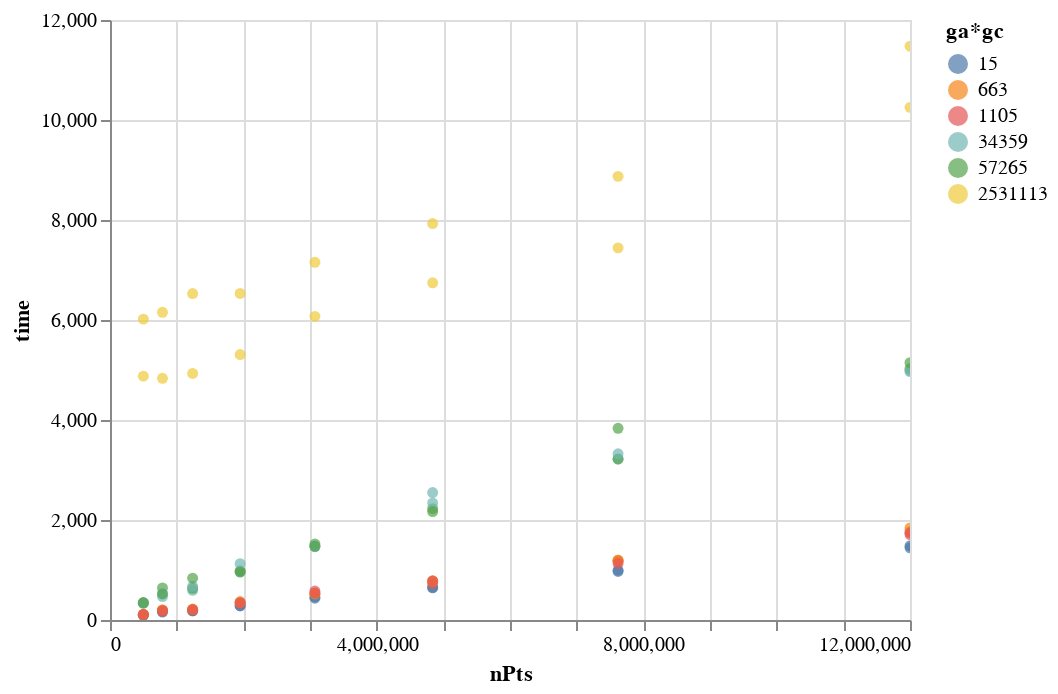

Notebook cell for this chart:
### Code cell
alt.Chart(color_bar).mark_circle().encode(
    y = "time",
    x = "nPts",
    color = alt.Color("ga*gc",type="nominal")
).interactive()

### Figure 1 — Vega-Lite specification as saved in the notebook (floating-point values rounded to 4 significant figures)
{"config": {"view": {"continuousWidth": 400, "continuousHeight": 300}}, "data": {"name": "data-1de8e422b7aa33b30b91995d06241639"}, "mark": "circle", "encoding": {"color": {"type": "nominal", "field": "ga*gc"}, "x": {"type": "quantitative", "field": "nPts"}, "y": {"type": "quantitative", "field": "time"}}, "selection": {"selector011": {"type": "interval", "bind": "scales", "encodings": ["x", "y"]}}, "$schema": "https://vega.github.io/schema/vega-lite/v4.8.1.json", "datasets": {"data-1de8e422b7aa33b30b91995d06241639": [{"nPts": 499999, "mark": "bar", "time": 95.47, "G_axes": 3, "G_color": 5, "ga*gc": 15}, {"nPts": 499999, "mark": "bar", "time": 112.7, "G_axes": 3, "G_color": 221, "ga*gc": 663}, {"nPts": 499999, "mark": "bar", "time": 332.7, "G_axes": 3, "G_color": 11453, "ga*gc": 34359}, {"nPts": 499999, "mark": "bar", "time": 93.3, "G_axes": 5, "G_color": 3, "ga*gc": 15}, {"nPts": 499999, "mark": "bar", "time": 114.8, "G_axes": 5, "G_color": 221, "ga*gc": 1105}, {"nPts": 499999, "mark": "bar", "time": 341.8, "G_axes": 5, "G_color": 11453, "ga*gc": 57265}, {"nPts": 499999, "mark": "bar", "time": 109.6, "G_axes": 221, "G_color": 3, "ga*gc": 663}, {"nPts": 499999, "mark": "bar", "time": 109.7, "G_axes": 221, "G_color": 5, "ga*gc": 1105}, {"nPts": 499999, "mark": "bar", "time": 4877.0, "G_axes": 221, "G_color": 11453, "ga*gc": 2531113}, {"nPts": 499999, "mark": "bar", "time": 343.3, "G_axes": 11453, "G_color": 3, "ga*gc": 34359}, {"nPts": 499999, "mark": "bar", "time": 348.2, "G_axes": 11453, "G_color": 5, "ga*gc": 57265}, {"nPts": 499999, "mark": "bar", "time": 6018.0, "G_axes": 11453, "G_color": 221, "ga*gc": 2531113}, {"nPts": 787305, "mark": "bar", "time": 174.0, "G_axes": 3, "G_color": 5, "ga*gc": 15}, {"nPts": 787305, "mark": "bar", "time": 198.6, "G_axes": 3, "G_color": 221, "ga*gc": 663}, {"nPts": 787305, "mark": "bar", "time": 468.2, "G_axes": 3, "G_color": 11453, "ga*gc": 34359}, {"nPts": 787305, "mark": "bar", "time": 158.6, "G_axes": 5, "G_color": 3, "ga*gc": 15}, {"nPts": 787305, "mark": "bar", "time": 176.9, "G_axes": 5, "G_color": 221, "ga*gc": 1105}, {"nPts": 787305, "mark": "bar", "time": 642.1, "G_axes": 5, "G_color": 11453, "ga*gc": 57265}, {"nPts": 787305, "mark": "bar", "time": 201.1, "G_axes": 221, "G_color": 3, "ga*gc": 663}, {"nPts": 787305, "mark": "bar", "time": 185.6, "G_axes": 221, "G_color": 5, "ga*gc": 1105}, {"nPts": 787305, "mark": "bar", "time": 4835.0, "G_axes": 221, "G_color": 11453, "ga*gc": 2531113}, {"nPts": 787305, "mark": "bar", "time": 530.0, "G_axes": 11453, "G_color": 3, "ga*gc": 34359}, {"nPts": 787305, "mark": "bar", "time": 520.1, "G_axes": 11453, "G_color": 5, "ga*gc": 57265}, {"nPts": 787305, "mark": "bar", "time": 6154.0, "G_axes": 11453, "G_color": 221, "ga*gc": 2531113}, {"nPts": 1239698, "mark": "bar", "time": 183.2, "G_axes": 3, "G_color": 5, "ga*gc": 15}, {"nPts": 1239698, "mark": "bar", "time": 219.4, "G_axes": 3, "G_color": 221, "ga*gc": 663}, {"nPts": 1239698, "mark": "bar", "time": 592.2, "G_axes": 3, "G_color": 11453, "ga*gc": 34359}, {"nPts": 1239698, "mark": "bar", "time": 184.5, "G_axes": 5, "G_color": 3, "ga*gc": 15}, {"nPts": 1239698, "mark": "bar", "time": 204.7, "G_axes": 5, "G_color": 221, "ga*gc": 1105}, {"nPts": 1239698, "mark": "bar", "time": 634.6, "G_axes": 5, "G_color": 11453, "ga*gc": 57265}, {"nPts": 1239698, "mark": "bar", "time": 207.9, "G_axes": 221, "G_color": 3, "ga*gc": 663}, {"nPts": 1239698, "mark": "bar", "time": 204.9, "G_axes": 221, "G_color": 5, "ga*gc": 1105}, {"nPts": 1239698, "mark": "bar", "time": 4931.0, "G_axes": 221, "G_color": 11453, "ga*gc": 2531113}, {"nPts": 1239698, "mark": "bar", "time": 673.7, "G_axes": 11453, "G_color": 3, "ga*gc": 34359}, {"nPts": 1239698, "mark": "bar", "time": 835.2, "G_axes": 11453, "G_color": 5, "ga*gc": 57265}, {"nPts": 1239698, "mark": "bar", "time": 6529.0, "G_axes": 11453, "G_color": 221, "ga*gc": 2531113}, {"nPts": 1952041, "mark": "bar", "time": 280.3, "G_axes": 3, "G_color": 5, "ga*gc": 15}, {"nPts": 1952041, "mark": "bar", "time": 369.3, "G_axes": 3, "G_color": 221, "ga*gc": 663}, {"nPts": 1952041, "mark": "bar", "time": 963.0, "G_axes": 3, "G_color": 11453, "ga*gc": 34359}, {"nPts": 1952041, "mark": "bar", "time": 287.1, "G_axes": 5, "G_color": 3, "ga*gc": 15}, {"nPts": 1952041, "mark": "bar", "time": 338.6, "G_axes": 5, "G_color": 221, "ga*gc": 1105}, {"nPts": 1952041, "mark": "bar", "time": 984.7, "G_axes": 5, "G_color": 11453, "ga*gc": 57265}, {"nPts": 1952041, "mark": "bar", "time": 348.7, "G_axes": 221, "G_color": 3, "ga*gc": 663}, {"nPts": 1952041, "mark": "bar", "time": 341.0, "G_axes": 221, "G_color": 5, "ga*gc": 1105}, {"nPts": 1952041, "mark": "bar", "time": 5309.0, "G_axes": 221, "G_color": 11453, "ga*gc": 2531113}, {"nPts": 1952041, "mark": "bar", "time": 1127.0, "G_axes": 11453, "G_color": 3, "ga*gc": 34359}, {"nPts": 1952041, "mark": "bar", "time": 957.7, "G_axes": 11453, "G_color": 5, "ga*gc": 57265}, {"nPts": 1952041, "mark": "bar", "time": 6532.0, "G_axes": 11453, "G_color": 221, "ga*gc": 2531113}, {"nPts": 3073704, "mark": "bar", "time": 462.0, "G_axes": 3, "G_color": 5, "ga*gc": 15}, {"nPts": 3073704, "mark": "bar", "time": 528.9, "G_axes": 3, "G_color": 221, "ga*gc": 663}, {"nPts": 3073704, "mark": "bar", "time": 1474.0, "G_axes": 3, "G_color": 11453, "ga*gc": 34359}, {"nPts": 3073704, "mark": "bar", "time": 435.0, "G_axes": 5, "G_color": 3, "ga*gc": 15}, {"nPts": 3073704, "mark": "bar", "time": 579.1, "G_axes": 5, "G_color": 221, "ga*gc": 1105}, {"nPts": 3073704, "mark": "bar", "time": 1519.0, "G_axes": 5, "G_color": 11453, "ga*gc": 57265}, {"nPts": 3073704, "mark": "bar", "time": 517.4, "G_axes": 221, "G_color": 3, "ga*gc": 663}, {"nPts": 3073704, "mark": "bar", "time": 542.3, "G_axes": 221, "G_color": 5, "ga*gc": 1105}, {"nPts": 3073704, "mark": "bar", "time": 6073.0, "G_axes": 221, "G_color": 11453, "ga*gc": 2531113}, {"nPts": 3073704, "mark": "bar", "time": 1466.0, "G_axes": 11453, "G_color": 3, "ga*gc": 34359}, {"nPts": 3073704, "mark": "bar", "time": 1475.0, "G_axes": 11453, "G_color": 5, "ga*gc": 57265}, {"nPts": 3073704, "mark": "bar", "time": 7154.0, "G_axes": 11453, "G_color": 221, "ga*gc": 2531113}, {"nPts": 4839886, "mark": "bar", "time": 652.3, "G_axes": 3, "G_color": 5, "ga*gc": 15}, {"nPts": 4839886, "mark": "bar", "time": 783.0, "G_axes": 3, "G_color": 221, "ga*gc": 663}, {"nPts": 4839886, "mark": "bar", "time": 2549.0, "G_axes": 3, "G_color": 11453, "ga*gc": 34359}, {"nPts": 4839886, "mark": "bar", "time": 642.5, "G_axes": 5, "G_color": 3, "ga*gc": 15}, {"nPts": 4839886, "mark": "bar", "time": 728.3, "G_axes": 5, "G_color": 221, "ga*gc": 1105}, {"nPts": 4839886, "mark": "bar", "time": 2227.0, "G_axes": 5, "G_color": 11453, "ga*gc": 57265}, {"nPts": 4839886, "mark": "bar", "time": 773.7, "G_axes": 221, "G_color": 3, "ga*gc": 663}, {"nPts": 4839886, "mark": "bar", "time": 780.9, "G_axes": 221, "G_color": 5, "ga*gc": 1105}, {"nPts": 4839886, "mark": "bar", "time": 6745.0, "G_axes": 221, "G_color": 11453, "ga*gc": 2531113}, {"nPts": 4839886, "mark": "bar", "time": 2341.0, "G_axes": 11453, "G_color": 3, "ga*gc": 34359}, {"nPts": 4839886, "mark": "bar", "time": 2168.0, "G_axes": 11453, "G_color": 5, "ga*gc": 57265}, {"nPts": 4839886, "mark": "bar", "time": 7930.0, "G_axes": 11453, "G_color": 221, "ga*gc": 2531113}, {"nPts": 7620934, "mark": "bar", "time": 971.6, "G_axes": 3, "G_color": 5, "ga*gc": 15}, {"nPts": 7620934, "mark": "bar", "time": 1196.0, "G_axes": 3, "G_color": 221, "ga*gc": 663}, {"nPts": 7620934, "mark": "bar", "time": 3217.0, "G_axes": 3, "G_color": 11453, "ga*gc": 34359}, {"nPts": 7620934, "mark": "bar", "time": 996.7, "G_axes": 5, "G_color": 3, "ga*gc": 15}, {"nPts": 7620934, "mark": "bar", "time": 1173.0, "G_axes": 5, "G_color": 221, "ga*gc": 1105}, {"nPts": 7620934, "mark": "bar", "time": 3221.0, "G_axes": 5, "G_color": 11453, "ga*gc": 57265}, {"nPts": 7620934, "mark": "bar", "time": 1194.0, "G_axes": 221, "G_color": 3, "ga*gc": 663}, {"nPts": 7620934, "mark": "bar", "time": 1131.0, "G_axes": 221, "G_color": 5, "ga*gc": 1105}, {"nPts": 7620934, "mark": "bar", "time": 7443.0, "G_axes": 221, "G_color": 11453, "ga*gc": 2531113}, {"nPts": 7620934, "mark": "bar", "time": 3324.0, "G_axes": 11453, "G_color": 3, "ga*gc": 34359}, {"nPts": 7620934, "mark": "bar", "time": 3835.0, "G_axes": 11453, "G_color": 5, "ga*gc": 57265}, {"nPts": 7620934, "mark": "bar", "time": 8873.0, "G_axes": 11453, "G_color": 221, "ga*gc": 2531113}, {"nPts": 12000000, "mark": "bar", "time": 1444.0, "G_axes": 3, "G_color": 5, "ga*gc": 15}, {"nPts": 12000000, "mark": "bar", "time": 1766.0, "G_axes": 3, "G_color": 221, "ga*gc": 663}, {"nPts": 12000000, "mark": "bar", "time": 4969.0, "G_axes": 3, "G_color": 11453, "ga*gc": 34359}, {"nPts": 12000000, "mark": "bar", "time": 1484.0, "G_axes": 5, "G_color": 3, "ga*gc": 15}, {"nPts": 12000000, "mark": "bar", "time": 1709.0, "G_axes": 5, "G_color": 221, "ga*gc": 1105}, {"nPts": 12000000, "mark": "bar", "time": 5027.0, "G_axes": 5, "G_color": 11453, "ga*gc": 57265}, {"nPts": 12000000, "mark": "bar", "time": 1840.0, "G_axes": 221, "G_color": 3, "ga*gc": 663}, {"nPts": 12000000, "mark": "bar", "time": 1744.0, "G_axes": 221, "G_color": 5, "ga*gc": 1105}, {"nPts": 12000000, "mark": "bar", "time": 10250.0, "G_axes": 221, "G_color": 11453, "ga*gc": 2531113}, {"nPts": 12000000, "mark": "bar", "time": 4989.0, "G_axes": 11453, "G_color": 3, "ga*gc": 34359}, {"nPts": 12000000, "mark": "bar", "time": 5146.0, "G_axes": 11453, "G_color": 5, "ga*gc": 57265}, {"nPts": 12000000, "mark": "bar", "time": 11480.0, "G_axes": 11453, "G_color": 221, "ga*gc": 2531113}]}}
